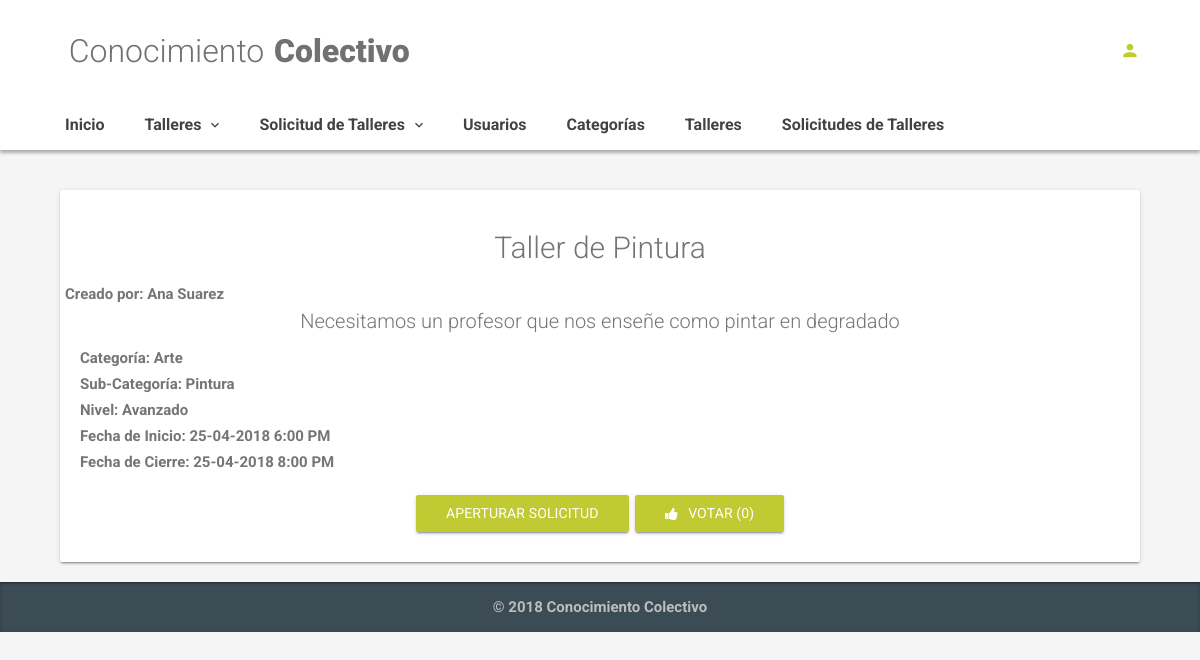
Page /index.php/proposed_workshop/description/3 on the earlier database version.
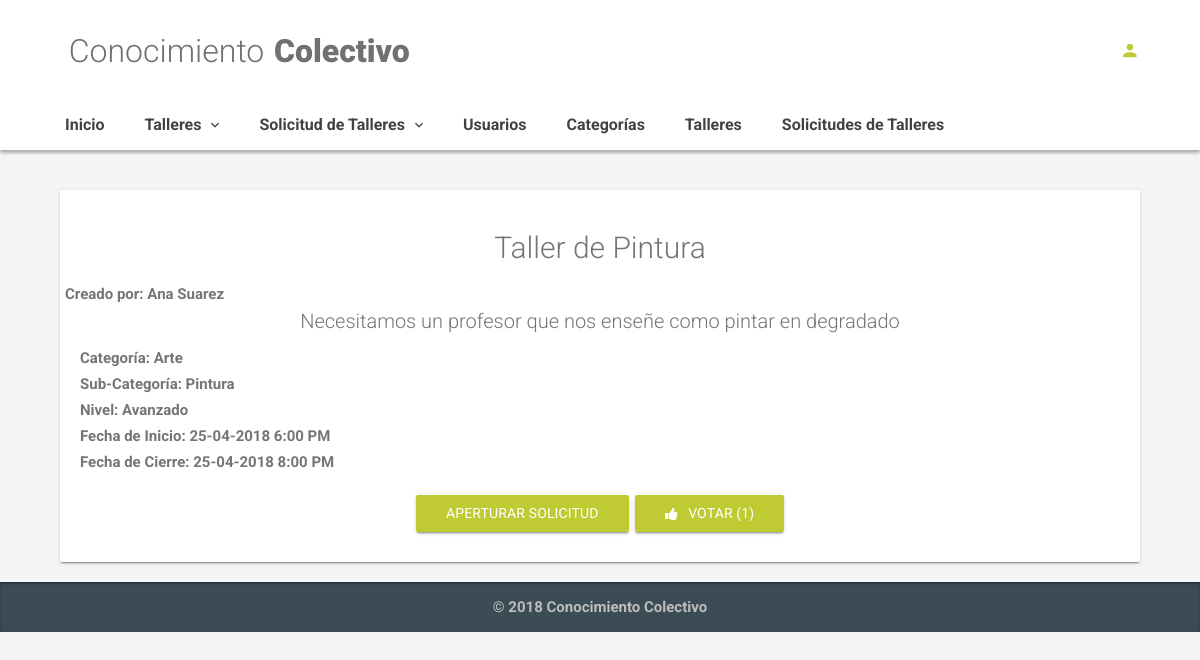
Same page on the later database version.
### tables this page shows
CREATE TABLE `proposed_workshops` (
  `id` int(11) NOT NULL AUTO_INCREMENT,
  `title` varchar(100) DEFAULT NULL,
  `description` varchar(100) DEFAULT NULL,
  `start_date` datetime DEFAULT NULL,
  `final_date` datetime DEFAULT NULL,
  `level` enum('Básico','Intermedio','Avanzado') DEFAULT NULL,
  `pw_status` enum('Activo','Inactivo','Borrado') NOT NULL,
  `created_date` timestamp NOT NULL DEFAULT CURRENT_TIMESTAMP ON UPDATE CURRENT_TIMESTAMP,
  `user_id` int(11) NOT NULL,
  `category_id` int(11) NOT NULL,
  `subcategory_id` int(11) DEFAULT NULL,
  `removed` enum('Activo','Eliminado') DEFAULT NULL,
  `votes_quantity` int(11) DEFAULT NULL,
  PRIMARY KEY (`id`),
  KEY `fk_proposed_workshops_user_id` (`user_id`),
  KEY `fk_proposed_workshops_category_id` (`category_id`),
  KEY `fk_proposed_workshops_subcategory_id_subcategories_id` (`subcategory_id`),
  CONSTRAINT `fk_proposed_workshops_category_id` FOREIGN KEY (`category_id`) REFERENCES `categories` (`id`) ON DELETE NO ACTION ON UPDATE NO ACTION,
  CONSTRAINT `fk_proposed_workshops_subcategory_id_subcategories_id` FOREIGN KEY (`subcategory_id`) REFERENCES `subcategories` (`id`),
  CONSTRAINT `fk_proposed_workshops_user_id` FOREIGN KEY (`user_id`) REFERENCES `users` (`id`) ON DELETE NO ACTION ON UPDATE NO ACTION
);

CREATE TABLE `users` (
  `id` int(11) NOT NULL AUTO_INCREMENT,
  `name` varchar(20) NOT NULL,
  `last_name` varchar(20) NOT NULL,
  `email` varchar(30) NOT NULL,
  `password` varchar(20) NOT NULL,
  `cell_phone` varchar(9) NOT NULL,
  `date_birth` date DEFAULT NULL,
  `description` varchar(100) DEFAULT NULL,
  `created_date` timestamp NOT NULL DEFAULT CURRENT_TIMESTAMP ON UPDATE CURRENT_TIMESTAMP,
  `gender` enum('Femenino','Masculino') NOT NULL,
  `removed` enum('Activo','Eliminado') NOT NULL,
  PRIMARY KEY (`id`)
);

CREATE TABLE `categories` (
  `id` int(11) NOT NULL AUTO_INCREMENT,
  `name` varchar(20) NOT NULL,
  `parent_id` int(11) DEFAULT NULL,
  `removed` enum('Activo','Eliminado') DEFAULT NULL,
  PRIMARY KEY (`id`)
);

CREATE TABLE `subcategories` (
  `id` int(11) NOT NULL AUTO_INCREMENT,
  `sub_name` varchar(20) NOT NULL,
  `categories_id` int(11) NOT NULL,
  `removed` enum('Activo','Eliminado') DEFAULT NULL,
  PRIMARY KEY (`id`),
  KEY `fk_subcategories_parent_id_categories_id` (`categories_id`),
  CONSTRAINT `fk_subcategories_parent_id_categories_id` FOREIGN KEY (`categories_id`) REFERENCES `categories` (`id`)
);

### application/controllers/Proposed_Workshop.php (called while the page is built, shortened)
<?php
class Proposed_Workshop extends CI_Controller {
    public function __construct() {
		$this->load->model('proposed_workshop_model');
		$this->load->model('user_model');
	}
	public function description($id) {
		$proposed_workshop_description = $this->proposed_workshop_model->show_by_id($id);
		if($proposed_workshop_description['removed'] == 'Activo'){
		$dataView=[
			'page'=>'proposed_workshops/description',
			'description'=>$proposed_workshop_description
		];
		$this->load->view('template/basic',$dataView);
		}else{
			echo "Esta solicitud esta eliminada";
		}
	}
}

### index.php (called while the page is built, shortened)
<?php
require_once BASEPATH.'core/CodeIgniter.php';

### application/models/Proposed_Workshop_model.php (called while the page is built, shortened)
<?php
class Proposed_Workshop_model extends CI_Model {
    public function show_by_id($id){
        $sql = "SELECT
                  pw.id,
                  pw.title,
                  pw.description,
                  DATE_FORMAT(pw.start_date,'%d-%m-%Y %l:%i %p') AS start_date,
                  DATE_FORMAT(pw.final_date,'%d-%m-%Y %l:%i %p') AS final_date,
                  pw.level,
                  pw.votes_quantity,
                  pw.removed,
                  pw.user_id AS pw_user_id,
                  /*pw.pw_status,*/
                  c.name AS category_name,
                  sc.sub_name AS subcategory_name,
                  u.name AS user_name,
                  u.last_name AS user_last_name
                FROM
                    proposed_workshops AS pw
                    INNER JOIN categories AS c
                      ON pw.category_id = c.id
                        INNER JOIN subcategories AS sc
                          ON pw.subcategory_id = sc.id
                            INNER JOIN users AS u
                              ON u.id = pw.user_id
                        WHERE pw.`id` = ?
                        LIMIT 1";
      $query = $this->db->query($sql,array($id));
      return $query->row_array();
  }
}

### application/views/proposed_workshops/description.php (the view)
<div class="container">
    <div class="col-xl-12 col-lg-12 col-md-12 col-sm-12 col-12">
        <div class="card animated zoomInDown animation-delay-5">
            <div class="card-body">
                <h2 align="center">
                    <?php echo $description['title']?>
                </h2>
                <div class="row" align="center">
                    <li class="list-unstyled"> Creado por:
                        <?php echo $description['user_name']?>
                        <?php echo $description['user_last_name']?>
                    </li>
                </div>
                <p class="lead" align="center">
                    <?php echo $description['description']?>
                </p>
                <ul class="list-unstyled">
                    <li>Categoría:
                        <?php echo $description['category_name']?>
                    </li>
                    <li> Sub-Categoría:
                        <?php echo $description['subcategory_name']?>
                    </li>
                    <li> Nivel:
                        <?php echo $description['level']?>
                    </li>
                    <li> Fecha de Inicio:
                        <?php echo $description['start_date']?>
                    </li>
                    <li> Fecha de Cierre:
                        <?php echo $description['final_date']?>
                    </li>
                </ul>
                <div align="center" >
                <?php if($description['pw_user_id'] != $this->session->userdata('s_iduser')){ ?>
                <a href="<?php echo site_url('proposed_workshop/open_request/' .$description['id'])?>" class="btn btn-primary btn-raised">Aperturar Solicitud</a>
                <?php } ?>
                <?php if($description['pw_user_id'] != $this->session->userdata('s_iduser')){ ?>
                <a href="<?php echo site_url('proposed_workshop/vote/' .$description['id'])?>" class="btn btn-primary btn-raised">
                    <i class="fa fa-thumbs-up"></i>Votar (<?php echo $description['votes_quantity']?>)</a>
                <?php } ?>
                </div>
            </div>
        </div>
    </div>
</div>

### application/views/template/basic.php (shortened to what this page needs)
<!DOCTYPE html>
<html lang="es">
  <head>
    <link rel="stylesheet" href="/assets/css/plugins.min.css">
    <link rel="stylesheet" href="/assets/css/style.lime-600.min.css">
  </head>
  <body>
    <div class="ms-site-container">
      <?php $this->load->view('template/header')?>
        <?php $this->load->view($page)?>
      <?php $this->load->view('template/footer')?>
    </div>
  </body>
</html>

### application/views/template/header.php (shortened to what this page needs)
<header class="ms-header ms-header-white">
    <div class="container container-full">
        <div class="ms-title">
            <a href="/">
                <h1 class="animated fadeInRight animation-delay-6">Conocimiento
                    <span>
                        <strong>&nbsp;&nbsp;&nbsp;
                            <strong>Colectivo</strong>
                    </span>
                </h1>
            </a>
        </div>
        <div class="header-right">
            <?php if($this->session->userdata('s_iduser') == false){?>
            <a href="<?php echo site_url('login')?>" class="btn-circle btn-circle-primary no-focus animated zoomInDown animation-delay-8">
                <i class="zmdi zmdi-account"></i>
            </a>
            <?php }?>
        </div>
    </div>
</header>
<nav class="navbar navbar-expand-md navbar-static ms-navbar ms-navbar-white">
    <div class="container container-full">
        <div class="collapse navbar-collapse" id="ms-navbar">
            <ul class="navbar-nav">
                <?php $this->load->view('template/menu')?>
            </ul>
        </div>
    </div>
</nav>

### application/views/template/menu.php (shortened to what this page needs)
<li class="nav-item">
    <a href="<?php echo site_url('')?>" class="nav-link animated fadeIn animation-delay-9" role="button" aria-haspopup="true" aria-expanded="false" data-name="inicio">Inicio</a>
</li>
<li class="nav-item dropdown">
    <a href="#" class="nav-link dropdown-toggle animated fadeIn animation-delay-9" data-toggle="dropdown" data-hover="dropdown" role="button" aria-haspopup="true" aria-expanded="false" data-name="ecommerce">
        Talleres
        <i class="zmdi zmdi-chevron-down"></i>
    </a>
</li>
<li class="nav-item dropdown">
    <a href="#" class="nav-link dropdown-toggle animated fadeIn animation-delay-9" data-toggle="dropdown" data-hover="dropdown" role="button" aria-haspopup="true" aria-expanded="false" data-name="ecommerce">
        Solicitud de Talleres
        <i class="zmdi zmdi-chevron-down"></i>
    </a>
</li>
<li class="nav-item">
    <a href="<?php echo site_url('admin')?>" class="nav-link animated fadeIn animation-delay-9" role="button" aria-haspopup="true" aria-expanded="false" data-name="inicio">Usuarios</a>
</li>
<li class="nav-item">
    <a href="<?php echo site_url('admin/categories_list')?>" class="nav-link animated fadeIn animation-delay-9" role="button" aria-haspopup="true" aria-expanded="false" data-name="inicio">Categorías</a>
</li>
<li class="nav-item">
    <a href="<?php echo site_url('admin/workshop_list')?>" class="nav-link animated fadeIn animation-delay-9" role="button" aria-haspopup="true" aria-expanded="false" data-name="inicio">Talleres</a>
</li>
<li class="nav-item">
    <a href="<?php echo site_url('admin/proposed_workshop_list')?>" class="nav-link animated fadeIn animation-delay-9" role="button" aria-haspopup="true" aria-expanded="false" data-name="inicio">Solicitudes de Talleres</a>
</li>

### application/views/template/footer.php (shortened to what this page needs)
 <footer class="ms-footer">
  <div class="container">
    <p> &copy; 2018 Conocimiento Colectivo</p>
  </div>
</footer>

Differences in the rows shown:
changed proposed_workshops "Taller de Pintura": votes_quantity "0" → "1"
